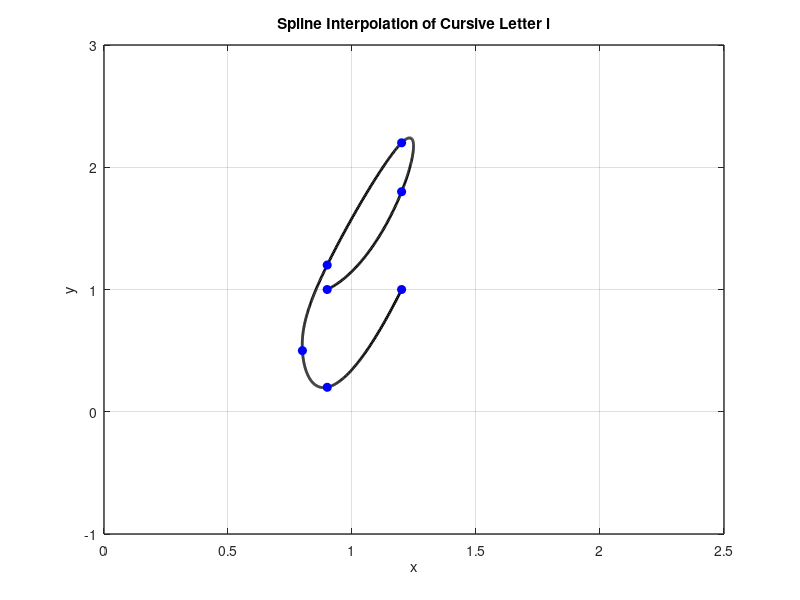

The MATLAB script that drew this image:
x = [0.9 1.2 1.2 0.9 0.8 0.9 1.2];
y = [1 1.8 2.2 1.2 0.5 0.2 1];

n = length(x);
t = 0:n-1; % Parametric coordinate t
tt = 0:0.01:n-1; % More dense coordinate tt for spline interpolation

% Compute spline interpolation
xx = spline(t, x, tt);
yy = spline(t, y, tt);

% Plot settings
figure(1)
plot(xx, yy, 'k', 'LineWidth', 2) % plot spline
hold on
plot(x, y, 'bo', 'MarkerFaceColor', 'b') % plot data points
axis([0 2.5 -1 3])
grid on
title('Spline Interpolation of Cursive Letter l')
xlabel('x')
ylabel('y')
set(gca, 'FontSize', 10, 'LineWidth', 1)
grid on
